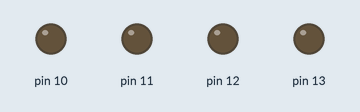
This sketch was run on a simulated Arduino Uno, built with avr-gcc and run on an emulated ATmega328P. Shown: output pins drawn as LEDs (lit = HIGH).

Above: at 0.2 s.
At 0.7 s:
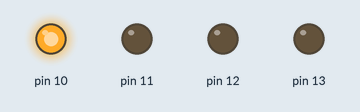
At 1.2 s:
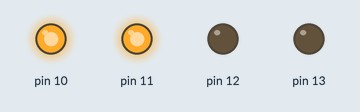
At 1.7 s:
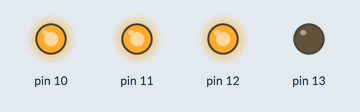
At 2.7 s:
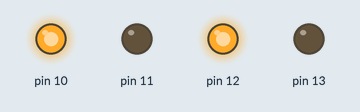
At 4.2 s:
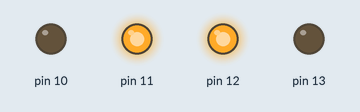
Timing chart, 0 to 4.6 s (numbered marks = the images above):
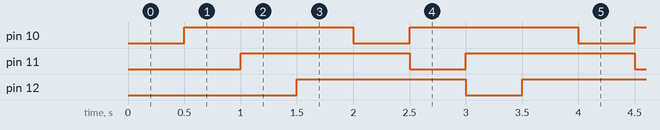

The sketch:

week07_3_arduino_blink_blink_blink_blink.ino
```cpp
//week07_3_arduino_blink_blink_blink_blink
//長的接13 短的接GND
void setup() {
  // put your setup code here, to run once:
  pinMode(10, OUTPUT);//第13隻腳, 能送出資料
  pinMode(11, OUTPUT);//第13隻腳, 能送出資料
  pinMode(12, OUTPUT);//第13隻腳, 能送出資料
  pinMode(13, OUTPUT);//第13隻腳, 能送出資料
}

void loop() {
  // put your main code here, to run repeatedly:
  for(int i = 10; i <= 13; i ++)
  {
    digitalWrite(13, LOW);
    digitalWrite(i - 1, HIGH);
    digitalWrite(i, LOW);
    delay(500);
  }
}
```

Measured:
- by itself, pin 10–12: alternates HIGH for 1.5 s and LOW for 0.50 s
